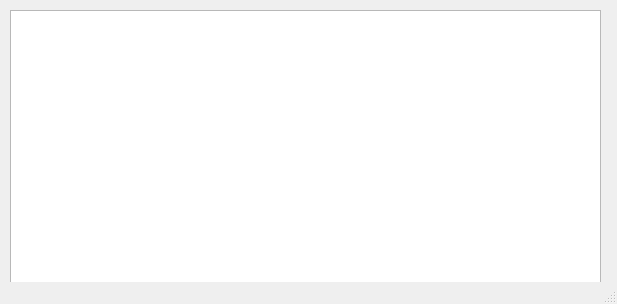
<?xml version="1.0" encoding="UTF-8"?>
<ui version="4.0">
 <class>MainWindow</class>
 <widget class="QMainWindow" name="MainWindow">
  <property name="geometry">
   <rect>
    <x>0</x>
    <y>0</y>
    <width>617</width>
    <height>304</height>
   </rect>
  </property>
  <property name="windowTitle">
   <string>MainWindow</string>
  </property>
  <widget class="QWidget" name="centralwidget">
   <widget class="QTableWidget" name="table">
    <property name="geometry">
     <rect>
      <x>10</x>
      <y>10</y>
      <width>591</width>
      <height>281</height>
     </rect>
    </property>
   </widget>
  </widget>
  <widget class="QStatusBar" name="statusbar"/>
 </widget>
 <resources/>
 <connections/>
</ui>
